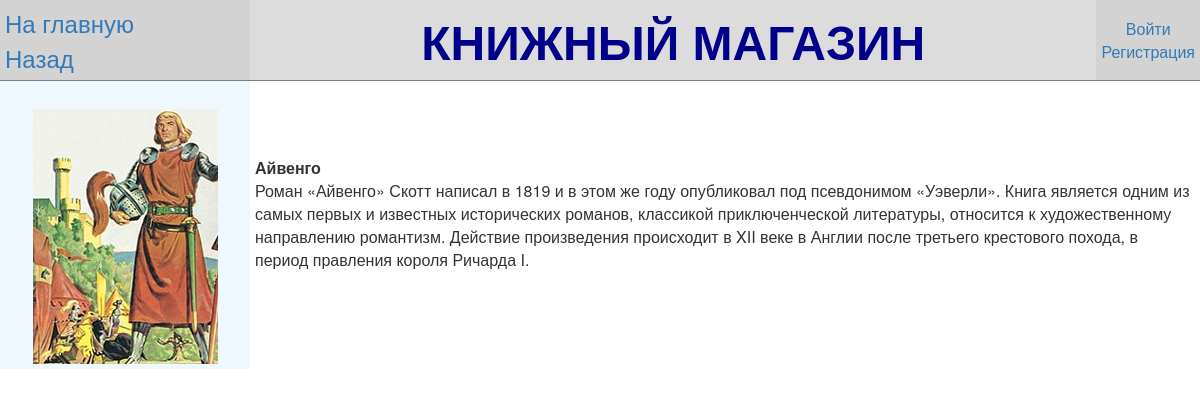
/book/26, run on the app's committed database.
### bookstore_app/models.py (models this page shows, shortened)
class Book (models.Model):
    LANG_CORT=(("ENG", "Английский"), ("DEU", "Немецкий"), ("FRA" ,"Французский"), ("RUS" ,"Русский"), ("ITA", "Итальянский"), ("SPA", "Испанский"), ("CHI", "Китайский"))
    GENR_CORT=((None, "---------"), ("Basnya", "Басня"), ("Povest", "Повесть"), ("Poema", "Поэма"), ("Proza", "Проза"), ("Pyesa", "Пьеса"), ("Rasskaz", "Рассказ"), ("Roman", "Роман"), ("Skazka", "Сказка"), ("Stix", "Стихотворение"))
    title=models.CharField(max_length=100, verbose_name="Название")
    image=models.ImageField(upload_to='media/', blank=True, null=True, verbose_name="Изображение")
    summary=models.TextField(max_length=500, blank=True, null=True, verbose_name="Описание")
    author=models.ForeignKey(Author, on_delete=models.SET_NULL, null=True, verbose_name="Автор")
    language=models.CharField(max_length=3, choices=sorted(LANG_CORT, key=lambda x: x[1] ), verbose_name="Язык")
    genre=models.CharField(max_length=20, choices=sorted(GENR_CORT, key=lambda x: x[1] ), verbose_name="Жанр")
    price=models.IntegerField(validators=[MinValueValidator(0), MaxValueValidator(2147483647)], null=True, verbose_name="Стоимость")
    count=models.IntegerField(validators=[MinValueValidator(0), MaxValueValidator(2147483647)], null=True, verbose_name="Количество")
    class Meta:
        ordering=["title"]

### bookstore_app/views.py (the view)
# urls.py: path('book/<int:pk>', views.BookInfo.as_view(), name='book_info'),
class BookInfo(generic.DetailView):
    model=Book
    template_name="book_info.html"

### bookstore_app/templates/book_info.html (shortened to what this page needs)
{%extends "base_template.html"%}
{%block navigate%}
    {%if book.image%}
    <div align="center">
        <img src="{{book.image.url}}">
    </div>
    {%endif%}
{%endblock%}
{%block view%}
    <div>
        <b>{{book.title}}</b>
    </div>
    <div>
        {{book.summary}}
    </div>
    <br>
{%endblock%}

### bookstore_app/static/css/styles.css (style rules this page uses)
body { background-color:rgb(255, 255, 255); }
img { width: 185px; height: 255px }

### data on the page
Book: image (picture), title "Айвенго", summary "Роман «Айвенго» Скотт написал в 1819 и в этом же году опубликовал под псевдонимом «Уэверли». Книга является одним из самых первых и известных исторических романов, классикой приключенческой литературы, относится к художественному направлению романтизм. Действие произведения происходит в XII веке в Англии после третьего крестового похода, в период правления короля Ричарда I."
